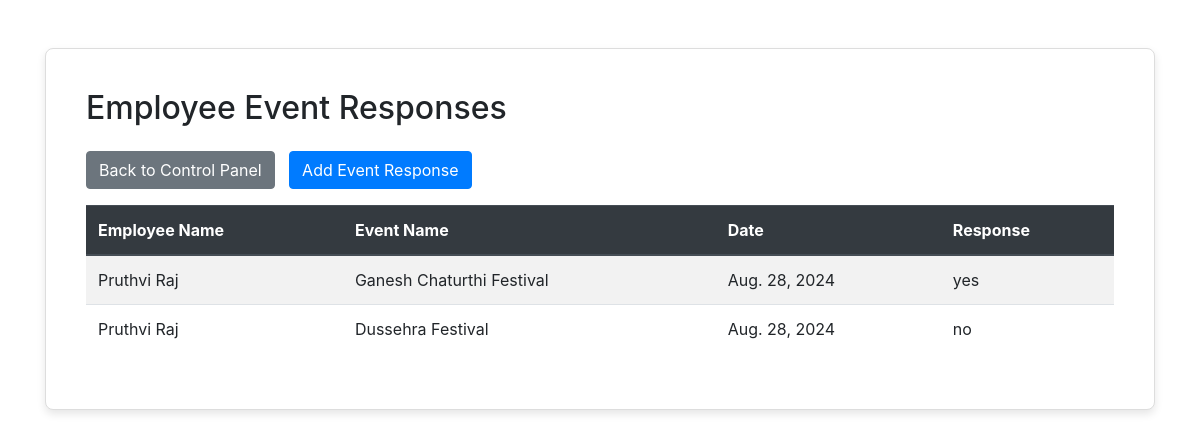
Before: /api/event-responses/ with the older database file.
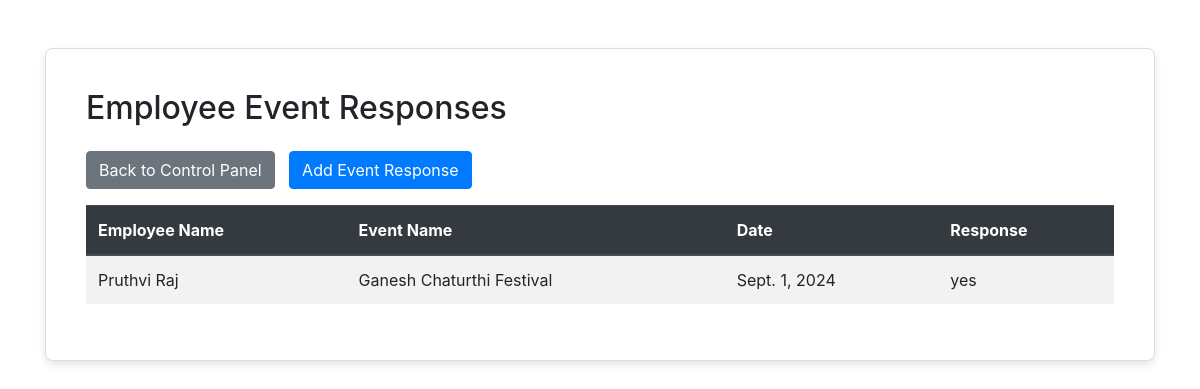
After: the same page with the newer database file.
### sender_app/models.py (models this page shows, shortened)
class EmployeeEventResponse(models.Model):
    employee = models.ForeignKey(Employee, on_delete=models.CASCADE)
    date = models.DateField()
    response = models.CharField(max_length=3, choices=[('yes', 'Yes'), ('no', 'No')])
    event = models.ForeignKey(OrganizationEvent, on_delete=models.CASCADE)
    created_at = models.DateTimeField(auto_now_add=True)
    updated_at = models.DateTimeField(auto_now=True)
    class Meta:
        unique_together = ('employee', 'date', 'event')

class Employee(models.Model):
    user_id = models.AutoField(primary_key=True)
    name = models.CharField(max_length=100)
    email = EncryptedEmailField(max_length=254, unique=True)
    created_at = models.DateTimeField(auto_now_add=True)
    updated_at = models.DateTimeField(auto_now=True)

class OrganizationEvent(models.Model):
    event_id = models.AutoField(primary_key=True)
    name = models.CharField(max_length=32)
    date = models.DateField()
    created_at = models.DateTimeField(auto_now_add=True)
    updated_at = models.DateTimeField(auto_now=True)

### sender_app/views.py (the view)
# urls.py: path('event-responses/', EmployeeEventResponsesView.as_view(), name='employee_event_responses'),
class EmployeeEventResponsesView(View):
    def get(self, request):
        responses = EmployeeEventResponse.objects.all().select_related('employee', 'event').order_by('-date')
        return render(request, 'email_sender_app/employee_event_responses.html', {'responses': responses})

### sender_app/templates/email_sender_app/employee_event_responses.html (shortened to what this page needs)
<!DOCTYPE html>
<html lang="en">
<head>
    <link rel="stylesheet" href="https://stackpath.bootstrapcdn.com/bootstrap/4.5.2/css/bootstrap.min.css">
</head>
<body>
    <div class="container mt-5">
        <div class="card">
            <div class="card-body">
                <h2 class="mb-4">Employee Event Responses</h2>
                <a href="{% url 'control_panel' %}" class="btn btn-secondary mb-3">Back to Control Panel</a>
                <a href="{% url 'create_employee_response' %}" class="btn btn-primary mb-3 btn-space">Add Event Response</a>
                <table class="table table-striped table-hover">
                    <thead class="thead-dark">
                        <tr>
                            <th>Employee Name</th>
                            <th>Event Name</th>
                            <th>Date</th>
                            <th>Response</th>
                        </tr>
                    </thead>
                    <tbody>
                        {% for response in responses %}
                            <tr>
                                <td>{{ response.employee.name }}</td>
                                <td>{{ response.event.name }}</td>
                                <td>{{ response.date }}</td>
                                <td>{{ response.response }}</td>
                            </tr>
                        {% endfor %}
                    </tbody>
                </table>
            </div>
        </div>
    </div>
</body>
</html>

Changed rows visible on the page:
removed EmployeeEventResponse: employee.name "Pruthvi Raj", event.name "Ganesh Chaturthi Festival", date "Aug. 28, 2024", response "yes"
removed EmployeeEventResponse: employee.name "Pruthvi Raj", event.name "Dussehra Festival", date "Aug. 28, 2024", response "no"
added EmployeeEventResponse: employee.name "Pruthvi Raj", event.name "Ganesh Chaturthi Festival", date "Sept. 1, 2024", response "yes"
